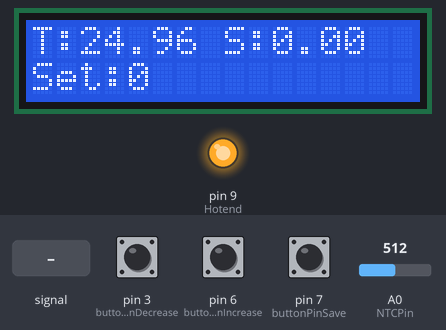
The sketch below on a simulated Arduino Uno, built with avr-gcc and run on an emulated ATmega328P. Parts: 16×2 character LCD, output pins drawn as LEDs (lit = HIGH). Inputs (shaded band) come from the test bench; at power-on: A0 (NTCPin) = 512, pin 6 (buttonPinIncrease) HIGH, pin 7 (buttonPinSave) HIGH, pin 3 (buttonPinDecrease) HIGH. Pins used as bus, display or sensor lines are not drawn; what the sketch prints to the serial monitor is not drawn.

Above: at 9.2 s.
9.3 s: A0 (NTCPin) fed a 2 Hz sine of ±306 counts around its level
At 10.0 s:
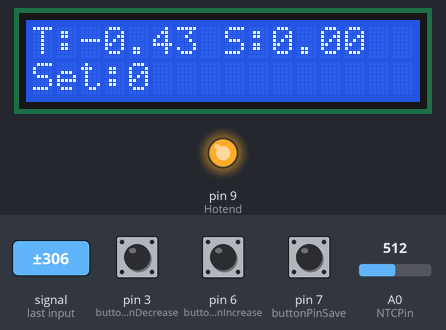
12.3 s: A0 (NTCPin) set to 306
At 13.1 s:
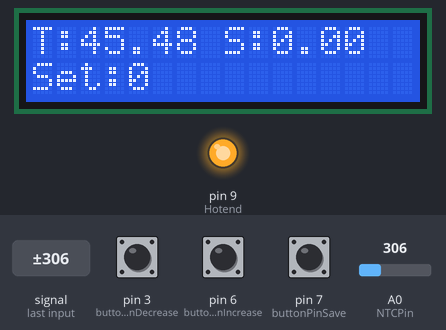
14.1 s: pin 6 (buttonPinIncrease) pulled LOW for 1 s
At 15.7 s:
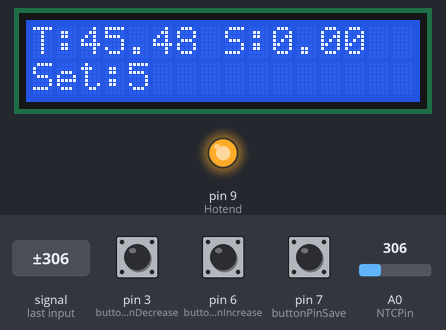
16.6 s: pin 7 (buttonPinSave) pulled LOW for 0.15 s
At 17.3 s:
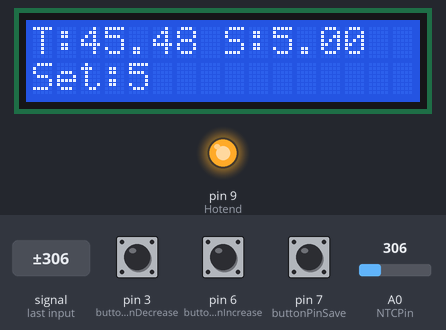
18.2 s: A0 (NTCPin) set to 0
At 19.4 s:
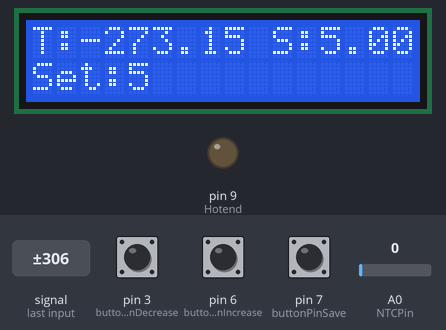
19.7 s: pin 3 (buttonPinDecrease) pulled LOW for 0.15 s
At 21.7 s:
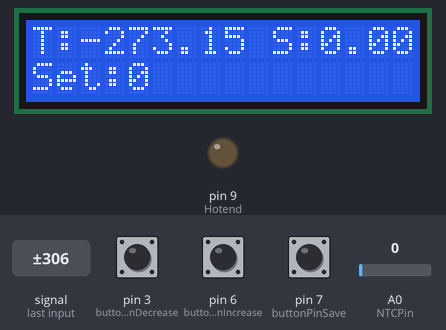
Timing chart, 0 to 23.2 s (numbered marks = the images above; inputs shaded):
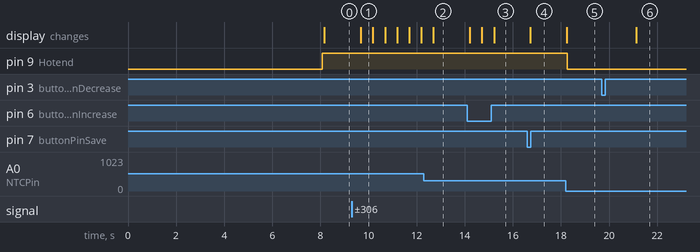

The sketch:

Tumisang_EJ_hotendcontoll_mosfet_copy_20240_update.ino
```cpp
#include <LiquidCrystal.h>
byte NTCPin = A0;
#define SERIESRESISTOR 100000
#define NOMINAL_RESISTANCE 100000
#define NOMINAL_TEMPERATURE 25
#define BCOEFFICIENT 3950
#define Controller A1
#define Hotend 9
#define Fan 8
byte Setpoint = 0;
const long interval = 500;  // interval at which to blink (milliseconds)
unsigned long previousMillis = 0;
const int rs = 12, en = 11, d4 = 5, d5 = 4, d6 = 8, d7 = 2;
LiquidCrystal lcd(rs, en, d4, d5, d6, d7);


struct Timer {
  unsigned long previousMillis;
  unsigned long interval;
};

Timer timer1;


// Define pin numbers for buttons
const int buttonPinIncrease = 6;
const int buttonPinDecrease = 3;
const int buttonPinSave = 7;

// Variables to store button states
int buttonStateIncrease = 0;
int buttonStateDecrease = 0;
int buttonStateSave = 0;


// Variable to store saved setpoint
double savedSetpoint = 0;
volatile float Error;
// Debounce settings
unsigned long lastDebounceTimeIncrease = 0;
unsigned long lastDebounceTimeDecrease = 0;
unsigned long lastDebounceTimeSave = 0;
unsigned long debounceDelay = 200;
byte tempSet = 0;


float sample(byte z) {
  byte i;
  float sval = 0;
  for (i = 0; i < 100; i++) {
    sval = sval + analogRead(z);  // sensor on analog pin 'z'
  }
  sval = sval / 100;  // average
  return sval;
}

float getTemp() {
  float ADCvalue;
  float Resistance;
  ADCvalue = sample(NTCPin);
  //convert value to resistance
  Resistance = (1023 / ADCvalue) - 1;
  Resistance = SERIESRESISTOR / Resistance;

  float steinhart;
  steinhart = Resistance / NOMINAL_RESISTANCE;        // (R/Ro)
  steinhart = log(steinhart);                         // ln(R/Ro)
  steinhart /= BCOEFFICIENT;                          // 1/B * ln(R/Ro)
  steinhart += 1.0 / (NOMINAL_TEMPERATURE + 273.15);  // + (1/To)
  steinhart = 1.0 / steinhart;                        // Invert
  return steinhart -= 273.15;                         // convert to C
}

int getSetpoint() {

  int knob = analogRead(Controller);
  return map(knob, 0, 1023, 290, 0);
}

bool checkTimer(Timer &timer) {
  unsigned long currentMillis = millis();
  if (currentMillis - timer.previousMillis >= timer.interval) {
    timer.previousMillis = currentMillis;
    return true;
  }
  return false;
}


float error() {
  Error = savedSetpoint - getTemp();
  return Error;
}
void runHotend(float seconds) {
  if (seconds < -2) {
    analogWrite(Hotend, 255);
    digitalWrite(Fan, HIGH);
  } else if (seconds < 2 && seconds > -2) {
    analogWrite(Hotend, 255);
    digitalWrite(Fan, HIGH);

  } else {
    analogWrite(Hotend, 0);
    digitalWrite(Fan, LOW);
    delay(seconds * 10);
  }
}


void setup() {
  Serial.begin(9600);
  timer1.interval = 8000;
  timer1.previousMillis = 0;


    lcd.begin(16, 2);
    lcd.print("MicroMek LTD");
    lcd.setCursor(0, 1);
    lcd.print("Lets Recycle");


  delay(8000);
  pinMode(buttonPinIncrease, INPUT_PULLUP);
  pinMode(buttonPinDecrease, INPUT_PULLUP);
  pinMode(buttonPinSave, INPUT_PULLUP);
  pinMode(Fan, OUTPUT);
  attachInterrupt(digitalPinToInterrupt(buttonPinDecrease), reset, FALLING);
}

void reset() {

  savedSetpoint = 0;
  Setpoint = 0;
  Serial.println("reset");
}

void button() {
  int readingIncrease = digitalRead(buttonPinIncrease);
  int readingDecrease = digitalRead(buttonPinDecrease);
  int readingSave = digitalRead(buttonPinSave);
  // Serial.println(readingIncrease);

  // Increase button logic
  if (readingIncrease == LOW && (millis() - lastDebounceTimeIncrease) > debounceDelay) {
    Setpoint++;
    Serial.println("pressed");
    lastDebounceTimeIncrease = millis();
  }

  // Decrease button logic
  // if (readingDecrease == LOW && (millis() - lastDebounceTimeDecrease) > debounceDelay) {
  //   Setpoint--;

  //   lastDebounceTimeDecrease = millis();
  // }

  // Save button logic
  if (readingSave == LOW && (millis() - lastDebounceTimeSave) > debounceDelay) {
    savedSetpoint = Setpoint;

    Serial.print("Setpoint saved: ");
    // Serial.println(savedSetpoint);
    lastDebounceTimeSave = millis();
  }
}


void loop() {

  runHotend(error());
  button();
  unsigned long currentMillis = millis();

  if (currentMillis - previousMillis >= interval) {
    // save the last time you blinked the LED
    previousMillis = currentMillis;

    lcd.begin(16, 2);
    lcd.print("T:" + String(getTemp()) + " S:" + String(savedSetpoint));
    // lcd.clear();
    lcd.setCursor(0, 1);
    lcd.print("Set:" + String(Setpoint));
  }

  // lcd.clear();
  Serial.println(String(getTemp()) + " " + String(savedSetpoint) + String(tempSet) + " " + String(Error));
}
```

Measured:
- after the input at 9.3 s, the display: changes after 0.38 s (image 1)
- after the input at 12.3 s, pin 9 (Hotend): stops changing and stays HIGH
- after the input at 14.1 s, the display: first changes after 0.11 s (image 3 shows a later state)
- after the input at 16.6 s, the display: changes after 0.13 s (image 4)
- after the input at 18.2 s, pin 9 (Hotend): HIGH → LOW after 0.06 s; the display: changes at once (image 5)
- after the input at 19.7 s, the display: changes after 1.4 s (image 6)
- what the display in image 1 shows lasts 0.5 s, from 9.7 s to 10.2 s
